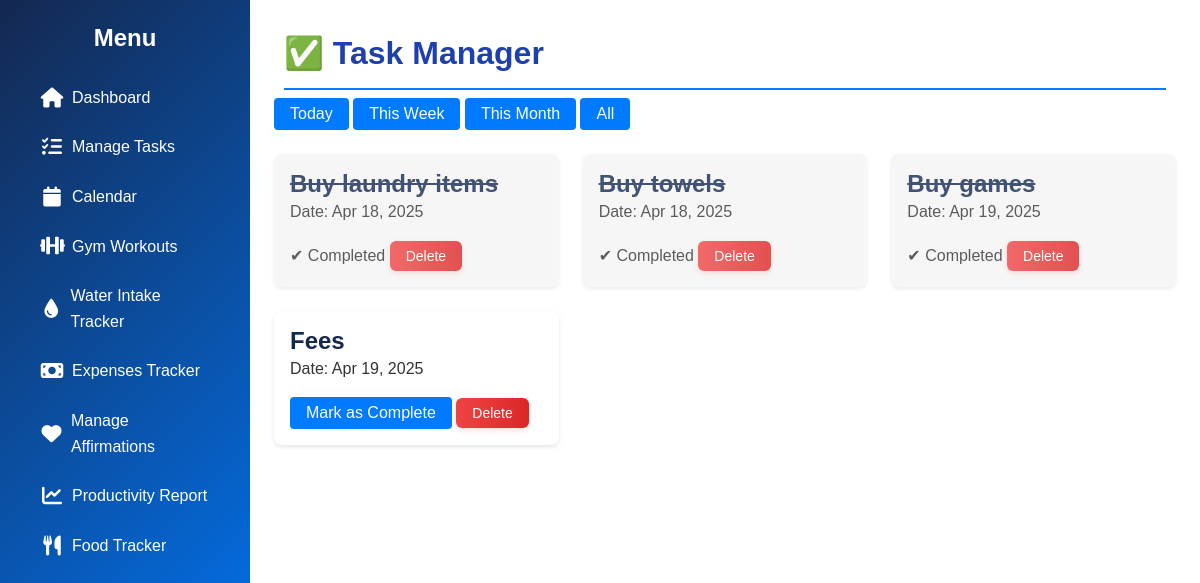
The page /task_manager on the database as committed earlier.
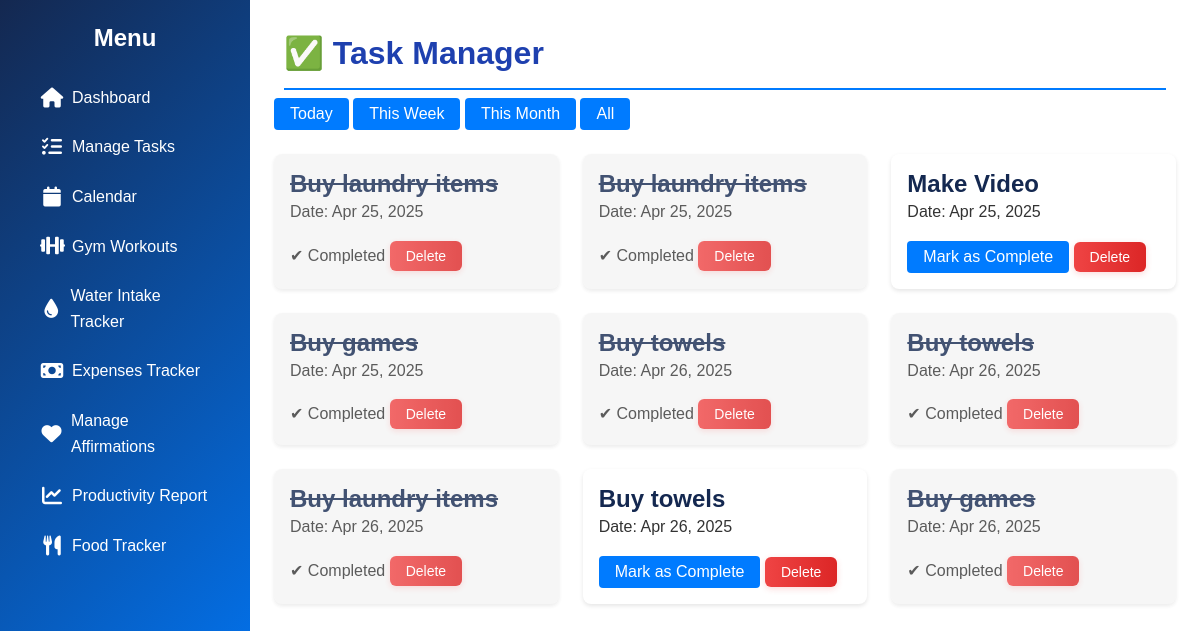
The same page on the database as committed later.
### app.py (models this page shows)
class Task(db.Model):
    id = db.Column(db.Integer, primary_key=True)
    description = db.Column(db.String(200), nullable=False)
    completed = db.Column(db.Boolean, default=False)
    date = db.Column(db.Date, nullable=False)

### app.py (the view)
@app.route('/task_manager')
def task_manager():
    filter_by = request.args.get('filter', 'all')
    today = datetime.today().date()
    start_of_week = today - timedelta(days=today.weekday())
    start_of_month = today.replace(day=1)
    if filter_by == 'today':
        tasks = Task.query.filter(Task.date == today).all()
    elif filter_by == 'week':
        tasks = Task.query.filter(Task.date >= start_of_week).all()
    elif filter_by == 'month':
        tasks = Task.query.filter(Task.date >= start_of_month).all()
    else:
        tasks = Task.query.order_by(Task.date).all()
    return render_template('task_manager.html', tasks=tasks, filter_by=filter_by)

### templates/task_manager.html (shortened to what this page needs)
{% extends "base.html" %}
{% block content %}
<h1 class="page-header">✅ Task Manager</h1>
<div class="filter-buttons">
    <a href="{{ url_for('task_manager', filter='today') }}" class="btn">Today</a>
    <a href="{{ url_for('task_manager', filter='week') }}" class="btn">This Week</a>
    <a href="{{ url_for('task_manager', filter='month') }}" class="btn">This Month</a>
    <a href="{{ url_for('task_manager') }}" class="btn">All</a>
</div>
<div class="task-cards">
    {% for task in tasks %}
        <div class="task-card {% if task.completed %}completed{% endif %}">
            <h4>{{ task.title or task.description }}</h4>
            <p>Date: {{ task.date.strftime('%b %d, %Y') }}</p>
            {% if task.completed %}
                <span class="status">✔ Completed</span>
            {% else %}
                <a href="{{ url_for('complete_task', task_id=task.id) }}" class="btn small">Mark as Complete</a>
            {% endif %}
            <a href="{{ url_for('delete_task', task_id=task.id) }}" class="btn small danger">Delete</a>
        </div>
    {% else %}
        <p>No tasks found for this view.</p>
    {% endfor %}
</div>
{% endblock %}

### templates/base.html (shortened to what this page needs)
<!DOCTYPE html>
<html lang="en">
<head>
    <link rel="stylesheet" href="{{ url_for('static', filename='style.css') }}">
    <link rel="stylesheet" href="https://cdnjs.cloudflare.com/ajax/libs/font-awesome/6.0.0/css/all.min.css">
</head>
<body>
    <div class="sidebar">
        <h2>Menu</h2>
        <ul>
            <li><a href="{{ url_for('home') }}"><i class="fas fa-home"></i> Dashboard</a></li>
            <li><a href="{{ url_for('task_manager') }}"><i class="fas fa-tasks"></i> Manage Tasks</a></li>
            <li><a href="{{ url_for('calendar_view') }}"><i class="fas fa-calendar"></i> Calendar</a></li>
            <li><a href="{{ url_for('workouts') }}"><i class="fas fa-dumbbell"></i> Gym Workouts</a></li>
            <li><a href="{{ url_for('water_intake') }}"><i class="fas fa-tint"></i> Water Intake Tracker</a></li>
            <li><a href="{{ url_for('expenses') }}"><i class="fas fa-money-bill"></i> Expenses Tracker</a></li>
            <li><a href="{{ url_for('affirmations') }}"><i class="fas fa-heart"></i> Manage Affirmations</a></li>
            <li><a href="{{ url_for('productivity_report') }}"><i class="fas fa-chart-line"></i> Productivity Report</a></li>
            <li><a href="{{ url_for('nutrition') }}"><i class="fas fa-utensils"></i> Food Tracker</a></li>
        </ul>
    </div>
    <main>
        {% block content %}{% endblock %}
    </main>
</body>
</html>

### static/style.css (style rules this page uses)
:root { --primary-dark: #142850; --primary-blue: #007BFF; --primary-light: #e8f9fd; --accent-turquoise: #00c9cc; --success-green: #4CAF50; --warning-orange: #FFC107; --danger-red: #F44336; --white: #ffffff; --light-gray: #f5f5f5; --medium-gray: #e0e0e0; --dark-gray: #333333; --black: #000000; --main-font: 'Poppins', sans-serif; --heading-font: 'Poppins', sans-serif; --base-font-size: 16px; --text-regular: 1rem; --text-small: 0.875rem; --text-large: 1.25rem; --space-xs: 0.25rem; --space-sm: 0.5rem; --space-md: 1rem; --space-lg: 1.5rem; --space-xl: 2rem; --space-xxl: 3rem; --radius-sm: 4px; --radius-md: 8px; --radius-lg: 12px; --radius-xl: 16px; --radius-round: 50%; --shadow-sm: 0 2px 4px rgba(0,0,0,0.1); --shadow-md: 0 4px 8px rgba(0,0,0,0.15); --shadow-lg: 0 8px 16px rgba(0,0,0,0.2); --shadow-inset: inset 0 2px 4px rgba(0,0,0,0.1); --transition-fast: 0.15s ease; --transition-normal: 0.3s ease; --transition-slow: 0.5s ease; --z-sidebar: 100; --z-modal: 200; --z-toast: 300; }
* { box-sizing: border-box; margin: 0; padding: 0; }
html { font-size: var(--base-font-size); scroll-behavior: smooth; }
body { font-family: var(--main-font); line-height: 1.6; color: var(--dark-gray); background-color: var(--primary-light); -webkit-font-smoothing: antialiased; -moz-osx-font-smoothing: grayscale; }
h1, h2, h3, h4, h5, h6 { font-family: var(--heading-font); color: var(--primary-dark); margin-top: 0; line-height: 1.2; font-weight: 600; }
h1 { font-size: 2.5rem; }
h2 { font-size: 2rem; }
h4 { font-size: 1.5rem; }
p { margin-bottom: var(--space-md); }
a { color: var(--primary-blue); text-decoration: none; transition: color var(--transition-fast); }
ul, ol { margin-bottom: var(--space-md); padding-left: var(--space-lg); }
.sidebar { position: fixed; left: 0; top: 0; width: 250px; height: 100vh; background: linear-gradient(135deg, var(--primary-dark), var(--primary-blue)); color: var(--white); padding: var(--space-lg); z-index: var(--z-sidebar); overflow-y: auto; }
.sidebar h2 { color: var(--white); text-align: center; margin-bottom: var(--space-lg); font-size: 1.5rem; }
.sidebar ul { list-style: none; padding: 0; }
.sidebar ul li { margin-bottom: var(--space-sm); }
.sidebar ul li a { display: flex; align-items: center; gap: var(--space-sm); color: var(--white); padding: var(--space-sm) var(--space-md); border-radius: var(--radius-sm); transition: all var(--transition-normal); }
.sidebar ul li a i { font-size: 1.25rem; width: 24px; text-align: center; }
main { margin-left: 250px; padding: var(--space-lg); min-height: 100vh; background-color: var(--white); box-shadow: var(--shadow-sm); margin-top: 0; margin-right: 0; margin-bottom: 0; }
.btn { display: inline-flex; align-items: center; justify-content: center; padding: var(--space-sm) var(--space-md); background-color: var(--primary-blue); color: var(--white); border: none; border-radius: var(--radius-sm); cursor: pointer; transition: all var(--transition-normal); font-size: var(--text-regular); font-weight: 500; text-align: center; gap: var(--space-sm); line-height: 1; }
.page-header { display: flex; align-items: center; gap: var(--space-md); padding-bottom: var(--space-md); border-bottom: 2px solid var(--primary-blue); margin: 10px; }
.page-header { color: #1e40af; font-size: 2rem; margin-bottom: 8px; display: flex; align-items: center; gap: 10px; }
.task-cards { display: grid; grid-template-columns: repeat(auto-fill, minmax(280px, 1fr)); gap: var(--space-lg); margin-top: var(--space-lg); }
.task-card { background: var(--white); padding: var(--space-md); border-radius: var(--radius-md); box-shadow: var(--shadow-sm); transition: transform var(--transition-normal); }
.filter-buttons { margin-top: 5px; }
.task-card.completed { background: var(--light-gray); opacity: 0.8; }
.task-card.completed h4 { text-decoration: line-through; }
.page-header { display: flex; align-items: center; gap: 12px; font-size: 2.2rem; color: var(--primary-dark); margin-bottom: 5px; }
.btn.danger { background: linear-gradient(to right, #ef4444, #dc2626); color: white; padding: 8px 16px; border-radius: 6px; font-size: 14px; font-weight: 500; box-shadow: 0 2px 6px rgba(239, 68, 68, 0.2); }

Rows that differ between the two databases and show on the page:
removed Task: description "Buy laundry items", date "Apr 18, 2025", completed "✔ Completed"
removed Task: description "Buy towels", date "Apr 18, 2025", completed "✔ Completed"
removed Task: description "Buy games", date "Apr 19, 2025", completed "✔ Completed"
removed Task: description "Fees", date "Apr 19, 2025", completed False (drawn)
added Task: description "Buy laundry items", date "Apr 25, 2025", completed "✔ Completed"
added Task: description "Buy laundry items", date "Apr 25, 2025", completed "✔ Completed"
added Task: description "Make Video", date "Apr 25, 2025", completed False (drawn)
added Task: description "Buy games", date "Apr 25, 2025", completed "✔ Completed"
added Task: description "Buy towels", date "Apr 26, 2025", completed "✔ Completed"
added Task: description "Buy towels", date "Apr 26, 2025", completed "✔ Completed"
added Task: description "Buy laundry items", date "Apr 26, 2025", completed "✔ Completed"
added Task: description "Buy towels", date "Apr 26, 2025", completed False (drawn)
added Task: description "Buy games", date "Apr 26, 2025", completed "✔ Completed"
